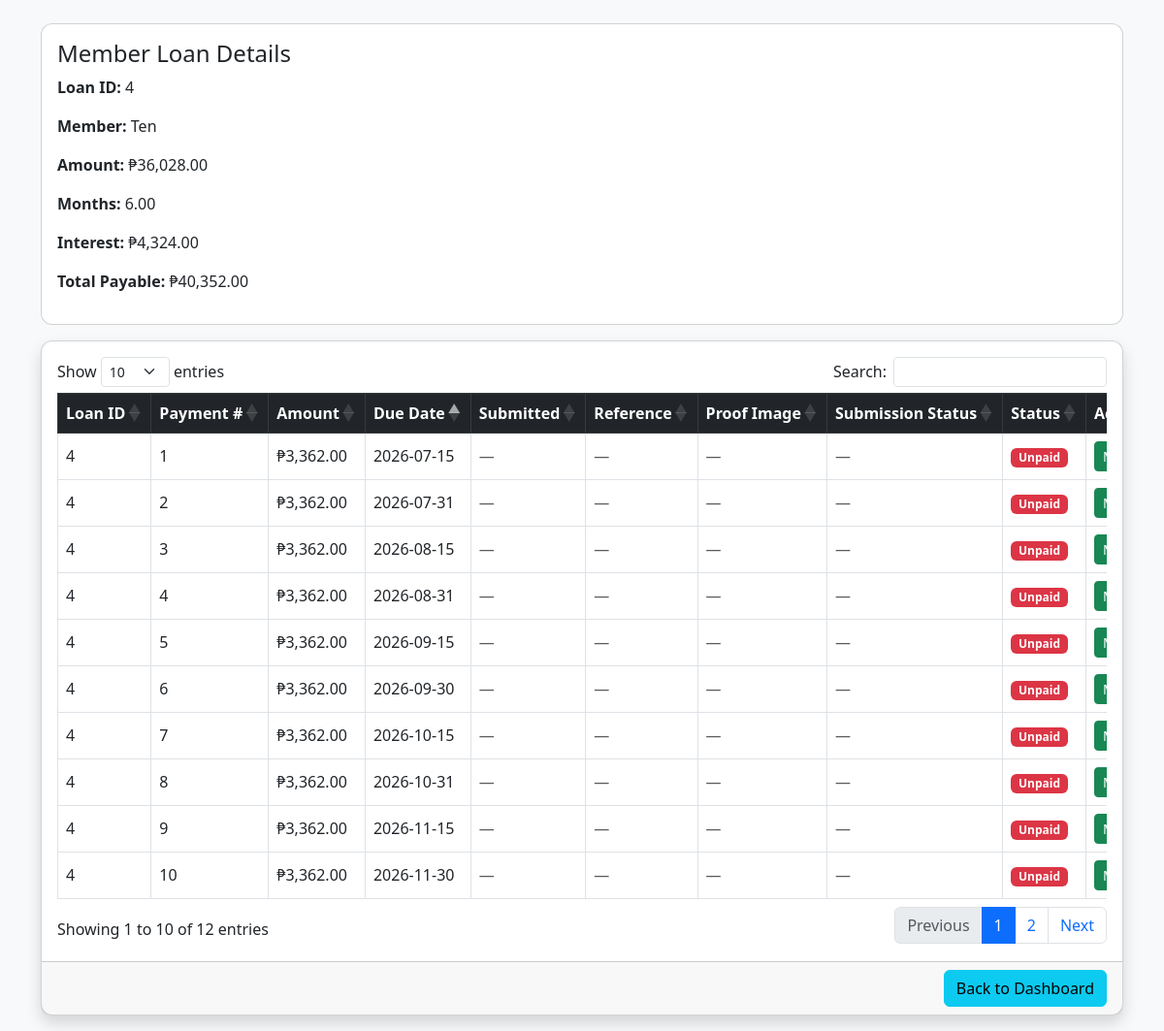
/loan_view.php?id=4 (signed in), run on the app's committed database.
### tables this page shows
CREATE TABLE `loans` (
  `id` int(10) unsigned NOT NULL AUTO_INCREMENT,
  `borrower_id` int(10) unsigned NOT NULL,
  `amount` decimal(12,2) NOT NULL DEFAULT 0.00,
  `interest` decimal(12,2) NOT NULL DEFAULT 0.00,
  `months` decimal(6,2) NOT NULL DEFAULT 0.00,
  `total_payable` decimal(12,2) NOT NULL DEFAULT 0.00,
  `start_date` date NOT NULL,
  `status` enum('Active','Completed') NOT NULL DEFAULT 'Active',
  `created_at` timestamp NOT NULL DEFAULT current_timestamp(),
  PRIMARY KEY (`id`),
  KEY `loans_borrower_id_index` (`borrower_id`),
  CONSTRAINT `loans_borrower_id_fk` FOREIGN KEY (`borrower_id`) REFERENCES `borrowers` (`id`) ON UPDATE CASCADE
);

CREATE TABLE `borrowers` (
  `id` int(10) unsigned NOT NULL AUTO_INCREMENT,
  `name` varchar(255) NOT NULL,
  `first_name` varchar(100) DEFAULT NULL,
  `last_name` varchar(100) DEFAULT NULL,
  `gcash_name` varchar(150) DEFAULT NULL,
  `gcash_number` varchar(50) DEFAULT NULL,
  `status` enum('Active','Inactive') NOT NULL DEFAULT 'Active',
  `savings_closed` tinyint(1) NOT NULL DEFAULT 0,
  `created_at` timestamp NOT NULL DEFAULT current_timestamp(),
  PRIMARY KEY (`id`),
  UNIQUE KEY `borrowers_name_unique` (`name`)
);

CREATE TABLE `payments` (
  `id` int(10) unsigned NOT NULL AUTO_INCREMENT,
  `loan_id` int(10) unsigned NOT NULL,
  `payment_no` int(10) unsigned NOT NULL,
  `amount` decimal(12,2) NOT NULL DEFAULT 0.00,
  `due_date` date NOT NULL,
  `paid` tinyint(1) NOT NULL DEFAULT 0,
  `paid_at` timestamp NULL DEFAULT NULL,
  `created_at` timestamp NOT NULL DEFAULT current_timestamp(),
  PRIMARY KEY (`id`),
  KEY `payments_loan_id_index` (`loan_id`),
  KEY `payments_due_date_paid_index` (`due_date`,`paid`),
  CONSTRAINT `payments_loan_id_fk` FOREIGN KEY (`loan_id`) REFERENCES `loans` (`id`) ON DELETE CASCADE ON UPDATE CASCADE
);

### loan_view.php (the view, shortened to what this page needs)
<?php
include 'db.php';
$loan_id = isset($_GET['id']) ? (int)$_GET['id'] : 0;
$loanStmt = $conn->prepare("
    SELECT loans.*, borrowers.name
    FROM loans
    JOIN borrowers ON borrowers.id = loans.borrower_id
    WHERE loans.id = ?
");
$loanStmt->bind_param("i", $loan_id);
$loanStmt->execute();
$loanInfo = $loanStmt->get_result()->fetch_assoc();
$stmt = $conn->prepare("
    SELECT
        payments.*,
        payment_submissions.payment_date,
        payment_submissions.capital_contribution,
        payment_submissions.loan_payment,
        payment_submissions.reference_number,
        payment_submissions.proof_image,
        payment_submissions.status AS submission_status
    FROM payments
    LEFT JOIN payment_submissions
        ON payment_submissions.id = (
            SELECT latest_submission.id
            FROM payment_submissions latest_submission
            WHERE latest_submission.borrower_id = ?
            AND latest_submission.cutoff_date = payments.due_date
            ORDER BY latest_submission.id DESC
            LIMIT 1
        )
    WHERE payments.loan_id = ?
");
$stmt->bind_param("ii", $loanInfo['borrower_id'], $loan_id);
$stmt->execute();
$res = $stmt->get_result();
?>
<!DOCTYPE html>
<html>
<head>
<link href="https://cdn.jsdelivr.net/npm/bootstrap@5.3.0/dist/css/bootstrap.min.css" rel="stylesheet">
<link rel="stylesheet" href="assets/css/mobile.css">
<link rel="stylesheet" href="https://cdn.datatables.net/1.13.6/css/dataTables.bootstrap5.min.css">
</head>
<body class="bg-light">
<div class="container mt-4">
<div class="card mb-3">
<div class="card-body">
<h4>Member Loan Details</h4>
<p><strong>Loan ID:</strong> <?= $loan_id ?></p>
<p><strong>Member:</strong> <?= htmlspecialchars($loanInfo['name']) ?></p>
<p><strong>Amount:</strong> ₱<?= number_format($loanInfo['amount'],2) ?></p>
<p><strong>Months:</strong> <?= $loanInfo['months'] ?></p>
<p><strong>Interest:</strong> ₱<?= number_format($loanInfo['interest'],2) ?></p>
<p><strong>Total Payable:</strong> ₱<?= number_format($loanInfo['total_payable'],2) ?></p>
</div>
</div>
<div class="card shadow mb-3">
<div class="card-body">
<div class="table-responsive">
<table id="paymentTable" class="table table-bordered table-hover">
<thead class="table-dark">
<tr>
    <th>Loan ID</th>
    <th>Payment #</th>
    <th>Amount</th>
    <th>Due Date</th>
    <th>Submitted</th>
    <th>Reference</th>
    <th>Proof Image</th>
    <th>Submission Status</th>
    <th>Status</th>
    <th>Action</th>
</tr>
</thead>
<tbody>
<?php while($row = $res->fetch_assoc()): ?>
<tr>
    <td><?= $loan_id ?></td>
    <td><?= $row['payment_no'] ?></td>
    <td>₱<?= number_format($row['amount'],2) ?></td>
    <td><?= $row['due_date'] ?></td>
    <td>
        <?php if($row['reference_number']): ?>
            <small>
                Capital: ₱<?= number_format($row['capital_contribution'],2) ?><br>
                Loan: ₱<?= number_format($row['loan_payment'],2) ?><br>
                Date: <?= $row['payment_date'] ?>
            </small>
        <?php else: ?>
            <span class="text-muted">—</span>
        <?php endif; ?>
    </td>
    <td>
        <?= $row['reference_number'] ? htmlspecialchars($row['reference_number']) : '<span class="text-muted">—</span>' ?>
    </td>
    <td>
        <?php if($row['proof_image']): ?>
            <a href="<?= htmlspecialchars($row['proof_image']) ?>" target="_blank" class="btn btn-outline-primary btn-sm">
                View Image
            </a>
        <?php else: ?>
            <span class="text-muted">—</span>
        <?php endif; ?>
    </td>
    <td>
        <?php if($row['submission_status']): ?>
            <span class="badge bg-<?= $row['submission_status'] === 'Approved' ? 'success' : ($row['submission_status'] === 'Rejected' ? 'danger' : 'warning text-dark') ?>">
                <?= $row['submission_status'] ?>
            </span>
        <?php else: ?>
            <span class="text-muted">—</span>
        <?php endif; ?>
    </td>
    <td>
        <span class="badge bg-<?= $row['paid'] ? 'success' : 'danger' ?>">
            <?= $row['paid'] ? 'Paid' : 'Unpaid' ?>
        </span>
    </td>
    <td>
        <?php if(!$row['paid']): ?>
            <button class="btn btn-success btn-sm"
                onclick="markPaid(<?= $row['id'] ?>)">
            </button>
        <?php else: ?>
            <span class="text-muted">—</span>
        <?php endif; ?>
    </td>
</tr>
<?php endwhile; ?>
</tbody>
</table>
</div>
</div>
<div class="card-footer text-end">
<a href="index.php" class="btn btn-info">
    Back to Dashboard
</a>
</div>
</div>
</div>
</body>
</html>

### assets/css/mobile.css (style rules this page uses)
body { overflow-x: hidden; }
.card { border-radius: .75rem; }
.card-body { overflow-x: auto; }
.table { vertical-align: middle; }
.table th, .table td { white-space: nowrap; }

### data on the page
loans: borrower.name "Ten", amount "36,028.00", months "6.00", interest "4,324.00", total_payable "40,352.00"
payments: payment_no "1", amount "3,362.00", due_date "2026-07-15", paid "Unpaid"
payments: payment_no "2", amount "3,362.00", due_date "2026-07-31", paid "Unpaid"
payments: payment_no "3", amount "3,362.00", due_date "2026-08-15", paid "Unpaid"
payments: payment_no "4", amount "3,362.00", due_date "2026-08-31", paid "Unpaid"
payments: payment_no "5", amount "3,362.00", due_date "2026-09-15", paid "Unpaid"
payments: payment_no "6", amount "3,362.00", due_date "2026-09-30", paid "Unpaid"
payments: payment_no "7", amount "3,362.00", due_date "2026-10-15", paid "Unpaid"
payments: payment_no "8", amount "3,362.00", due_date "2026-10-31", paid "Unpaid"
payments: payment_no "9", amount "3,362.00", due_date "2026-11-15", paid "Unpaid"
payments: payment_no "10", amount "3,362.00", due_date "2026-11-30", paid "Unpaid"

### other printed values
$loan_id "4"
